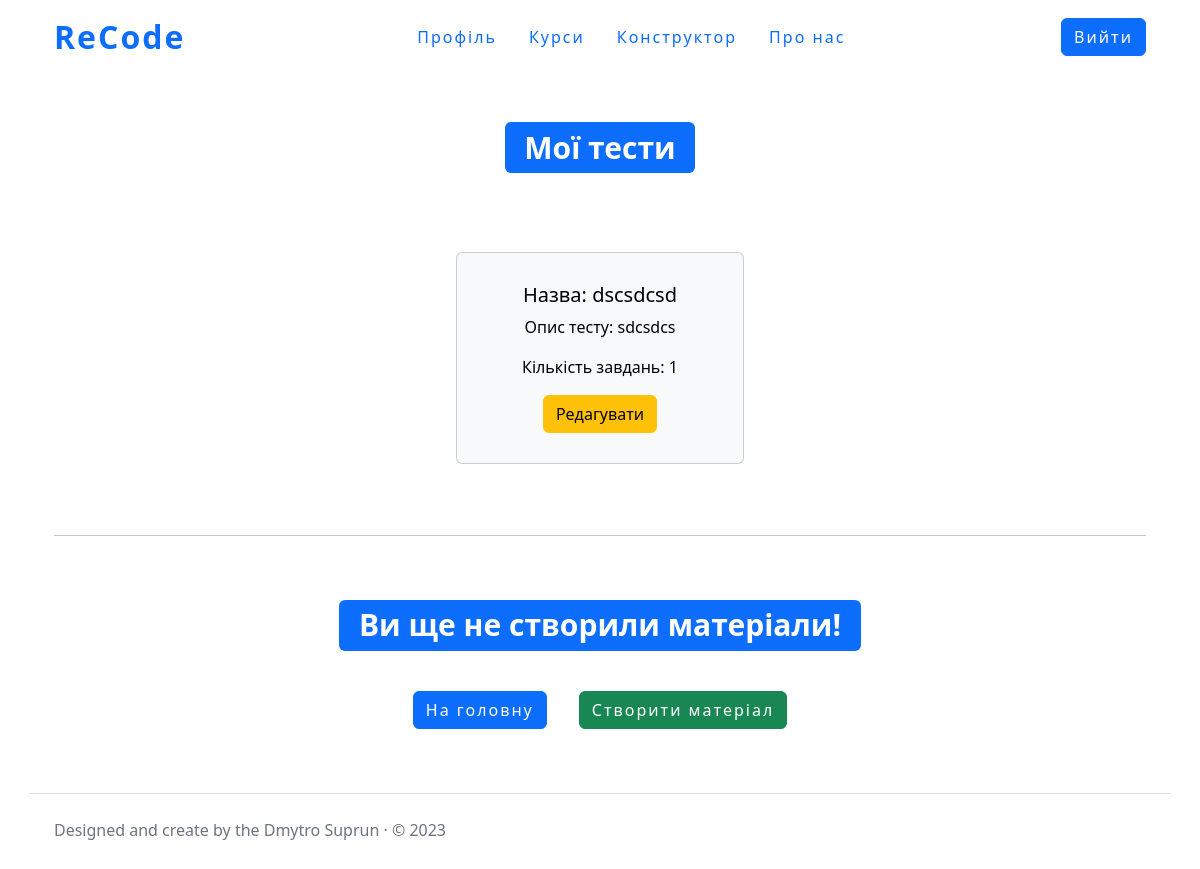
/create/show_tests_and_materials/ (signed in), run on an earlier commit of the app's database.
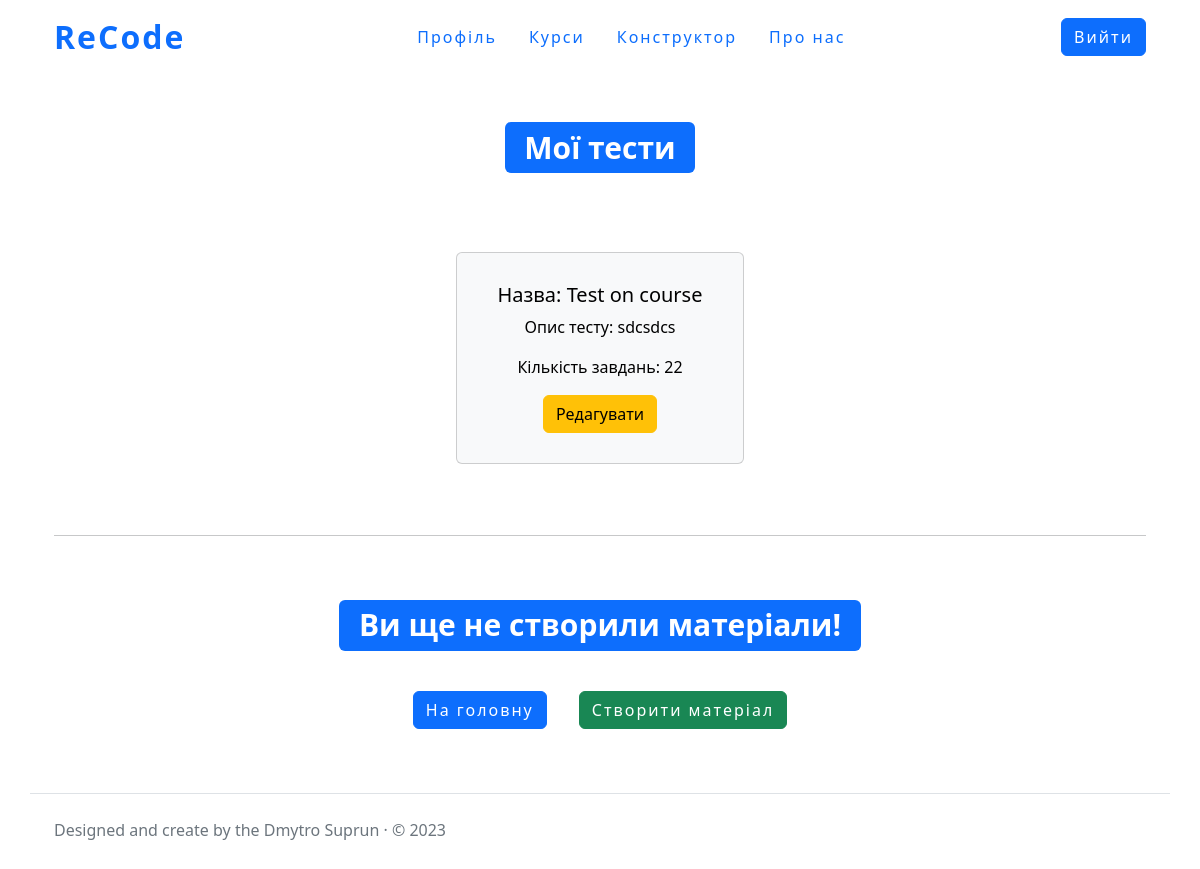
And on a later commit of the database.
### tests/models.py (models this page shows, shortened)
class TestsConfig(models.Model):
    name_test = models.CharField('Назва тесту', max_length=255)
    slug = models.SlugField('URL', max_length=255, unique=True, db_index=True, )
    theme_test = models.CharField('Опис тесту ', max_length=255)
    author_of_test = models.ForeignKey(User,on_delete=models.CASCADE, verbose_name='Автор тесту')
    max_test_result = models.FloatField('Максимальний бал тесту')
    create_func_template = models.BooleanField('Автоматичне створення шаблону функції', default=True)
    autocomplete = models.BooleanField('Дозвіл на автозавершення', default=True)
    pre_end_check = models.BooleanField('Дозвіл на перевірку, перед завершеням тесту', default=True)
    date_creating=models.DateField(auto_now_add=True)
    class Meta:
        ordering=['-pk']

### designer/views.py (the view)
# urls.py: path('show_tests_and_materials/', show_all_tests, name='show_all_tests'),
@login_required
def show_all_tests(request):
    if get_role(request) != 'teacher':
        return HttpResponse(
            '<h1 style="text-align:center;position:relative; top:10%;">Доступ заборонено!</h1>',
            status=403)
    get_my_tests = TestsConfig.objects.filter(
        author_of_test__username=request.user.username)
    get_materials = read_materials(author=request.user)
    context = {
        'type': get_role(request),
        'title': 'Мої розробки',
        'my_tests': get_my_tests,
        'count_test': len(get_my_tests),
        'count_material': len(get_materials),
        'materials': get_materials
    }
    return render(request,
                  'designer/show_all_tests_and_materials.html',
                  context=context)

### ScientificMaterials/material_services/crud.py (called while the page is built)
def read_materials(**params):
    return ScientificMaterials.objects.filter(**params)

### designer/templatetags/designer_tags.py (called while the page is built)
@register.simple_tag()
def get_num_section_in_test(test_slug):
    return len(TestsSection.objects.filter(test__slug=test_slug))

### staticPages/views.py (called while the page is built)
def get_role(req):
    if req.user.is_anonymous:
        return 'anonymous'
    elif len(TeacherInCourse.objects.filter(e_mail=req.user.email)) == 0:
        if len(StudentInCourse.objects.filter(e_mail=req.user.email)) == 0:
            return 'anonymousStudent'
        return 'student'
    return 'teacher'

### designer/templates/designer/show_all_tests_and_materials.html (shortened to what this page needs)
{% extends "designer/designer_layout.html" %}
{% load static %}
{% load designer_tags %}
{%block styles%}
    <link rel="stylesheet" href="{%static 'designer/css/designer.css'%}">
{% endblock %}
{%block content%}
    <div class="flex">
        {% if count_test == 0 %}
            <h1><span class="badge bg-primary mt-5 mb-3 position">Ви ще не створили тести!</span></h1>
        {%else%}
            <h1><span class="badge bg-primary mt-5 mb-3 position">Мої тести</span></h1>
        {% endif %}
    </div>
    <div class="flex">
        {% if count_test == 0 %}
            <a href="{% url 'index_page'  %}" class="btn btn-primary login-button m-3">На головну</a>
            <a href="{% url 'create_test' %}" class="btn btn-success success_btn m-3">Створити тест</a>
        {% else %}
            {%for test in my_tests%}
                <div class="card text-center text-bg-light" style="width: 18rem;">
                    <div class="card-body">
                        <h5 class="card-title">Назва: {{test.name_test}}</h5>
                        <p class="card-text">Опис тесту: {{test.theme_test}}</p>
                        <p class="card-text">Кількість завдань: {%get_num_section_in_test test.slug%}</p>
                        <a href="{% url 'create_task' test.slug %}" class="btn btn-warning">Редагувати</a>
                    </div>
                </div>
            {%endfor%}
        {% endif %}
    </div>
    <hr>
<div class="flex">
        {% if count_material == 0 %}
            <h1><span class="badge bg-primary mt-5 mb-3 position">Ви ще не створили матеріали!</span></h1>
        {%else%}
            <h1><span class="badge bg-primary mt-5 mb-3 position">Мої матеріали</span></h1>
        {% endif %}
    </div>
    <div class="flex">
        {% if count_material == 0 %}
            <a href="{% url 'index_page'  %}" class="btn btn-primary login-button m-3">На головну</a>
            <a href="{% url 'create_material' %}" class="btn btn-success success_btn m-3">Створити матеріал</a>
        {% endif %}
    </div>
{%endblock%}

What changed in the data, as far as the page shows it:
changed TestsConfig "sdcsdcs": name_test "dscsdcsd" → "Test on course"; slug "1" → "22"
